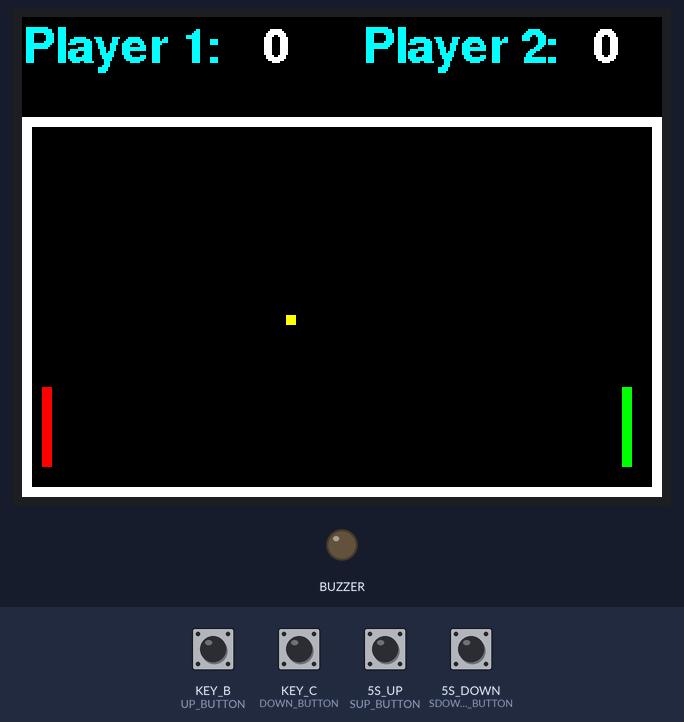
The sketch below on a simulated Seeed Wio Terminal. On the bench: 320×240 colour display, output pins drawn as LEDs (lit = HIGH). Inputs (shaded band) come from the test bench; at power-on: 5S_UP (SUP_BUTTON), KEY_B (UP_BUTTON) HIGH, 5S_DOWN (SDOWN_BUTTON), KEY_C (DOWN_BUTTON) LOW. Random numbers use the default seed unless the sketch sets one.

Above: at 1.5 s.
1.6 s: KEY_B (UP_BUTTON) pulled LOW for 0.3 s
At 2.55 s:
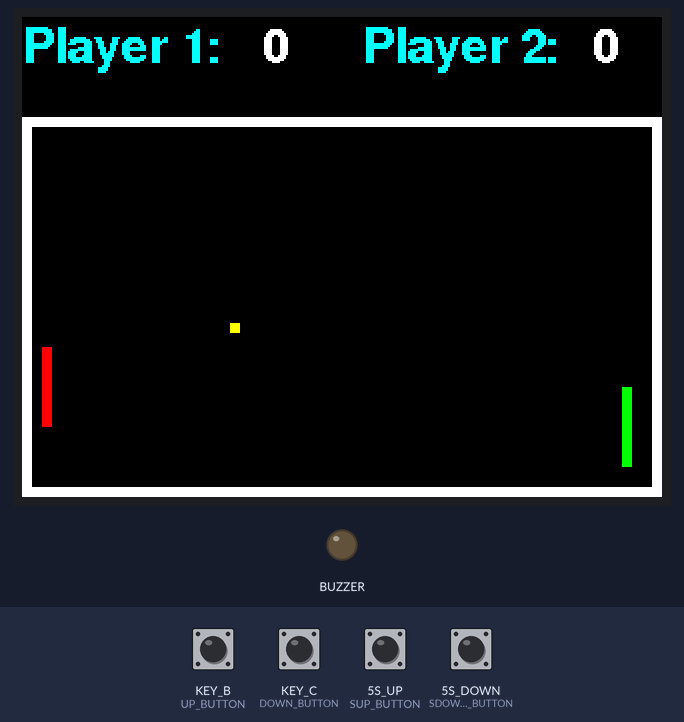
3.6 s: 5S_UP (SUP_BUTTON) pulled LOW for 0.3 s
At 4.56 s:
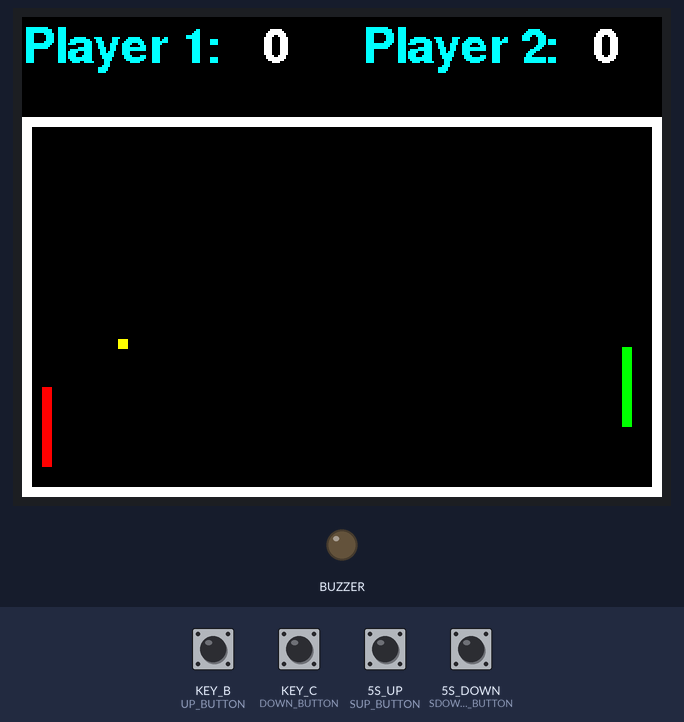
5.6 s: KEY_B (UP_BUTTON) pulled LOW for 1 s
At 6.93 s:
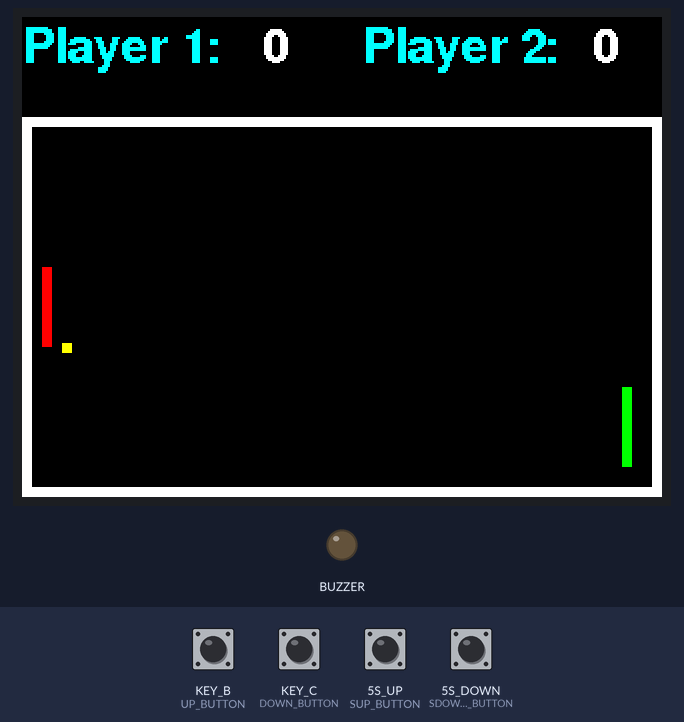
8.1 s: 5S_UP (SUP_BUTTON) pulled LOW for 1 s
At 9.44 s:
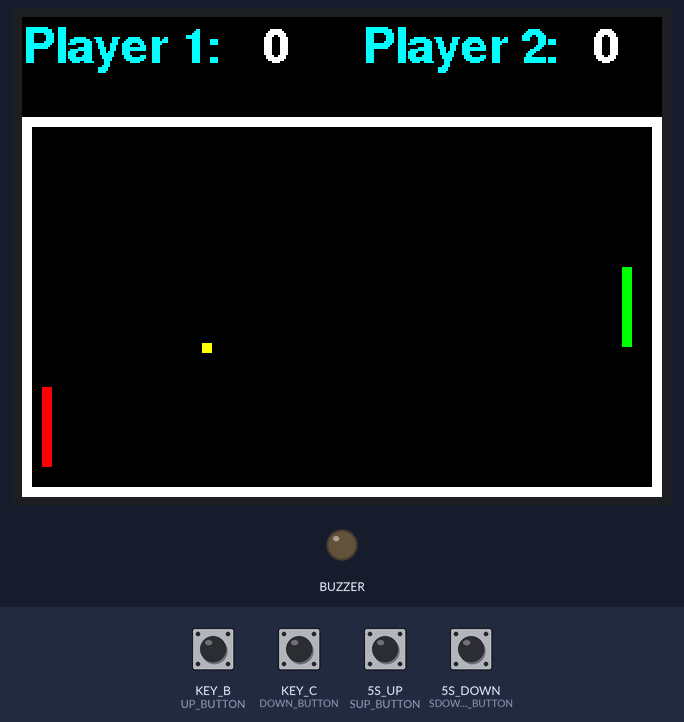
Timing chart, 0 to 11.1 s (numbered marks = the images above; inputs shaded):
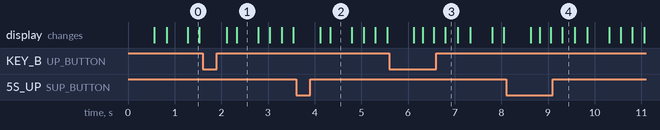

Measured:
- what the display in image 1 shows lasts 0.5 s, from 2.3 s to 2.8 s

The sketch:

two_player_pong.ino
```cpp
/*
  A simple two-player Pong game.
*/
#include <TFT_eSPI.h>
TFT_eSPI tft = TFT_eSPI();
TFT_eSprite spr = TFT_eSprite(&tft); // dbl buffer screen

//Player 2 controls
// Buttons connected to GROVE plugs
//#define SUP_BUTTON BCM3
//#define SDOWN_BUTTON BCM27
// Joystick
#define SUP_BUTTON WIO_5S_UP
#define SDOWN_BUTTON WIO_5S_DOWN

// Player 1 controls
#define UP_BUTTON WIO_KEY_B // left
#define DOWN_BUTTON WIO_KEY_C // middle

#define PLAYER1 0
#define PLAYER2 1

#define TFT_WIDTH 320
#define TFT_HEIGHT 240

#define YOFFSET 50 // court offset in pixels from 0th row.
#define FRAMEWIDTH 5 // pixel width of court frame
#define PADDLE_MOVEMENT 20 // Y pixels to move paddle up/down for button

class Ball;
class Court;

class Paddle {
  public:
    Paddle(int width, int height, int color, int x) : color(color), w(width), h(height), x(x) {
      this->y = (TFT_HEIGHT - YOFFSET - height) / 2 + YOFFSET; //  center paddle vertically on court
    }
    void moveUp(int pixels);
    void moveDown(int pixels);
    void draw();
  private:
    int x, y, w, h, color;
    friend class Ball;
};

void Paddle::moveUp(int pixels) {
  this->y -= pixels;
  if (this->y < YOFFSET + FRAMEWIDTH) {
    this->y = YOFFSET + FRAMEWIDTH;
  }
}
void Paddle::moveDown(int pixels) {
  this->y += pixels;
  if (this->y > TFT_HEIGHT - this->h) { // paddle off the screen?
    this->y -= pixels; // reverse the op.
  }
}
void Paddle::draw() {
  spr.fillRect(this->x, this->y, this->w, this->h, this->color);
}

class Ball {
  public:
    Ball(int d, int color): color(color), d(d) {
      // Ball is square d is both w/h
      reset();
    }
    void update();
    void reset();
    void bounce();
    void draw();
    boolean collide(Paddle &p);
    int x;
  private:
    int y, d, color;
    int vx, vy; // velocity
    friend class Court;
};
boolean Ball::collide(Paddle &p) {
  return this->x < p.x + p.w &&
         this->x + this->d > p.x &&
         this->y < p.y + p.h &&
         this->y + this->d > p.y;
}

void Ball::reset() {
  randomSeed(millis());
  // center ball on court
  this->x = TFT_WIDTH / 2;
  this->y = (TFT_HEIGHT - YOFFSET) / 2 + YOFFSET;
  // with a random velocity
  this->vx = random(4, 8);
  if (random(100) % 2) this->vx = -(this->vx);
  this->vy = random(-8, 8);
}
void Ball::bounce() {
  // Hit a paddle reverse direction with random bounce.
  this->vx = -(this->vx);
  this->vy = random(-8, 8);
}
void Ball::update() {
  this->x += this->vx;
  this->y += this->vy;
}
void Ball::draw() {
  spr.fillRect(this->x, this->y, this->d, this->d, this->color);
}

class Court {
  public:
    Court() {}
    void draw();
    boolean collide(Ball &ball);
    void incScore(uint8_t i) {
      this->score[i]++;
    }
  private:
    int score[2];
};

boolean Court::collide(Ball &ball) {
  if (ball.x > TFT_WIDTH - FRAMEWIDTH || ball.x < FRAMEWIDTH) {
    this->incScore(ball.x < FRAMEWIDTH ? PLAYER1 : PLAYER2);
    return true; // end game - ball exited left or right of court.
  } else  // Test top/bottom walls
  if (ball.y > TFT_HEIGHT - FRAMEWIDTH || ball.y < YOFFSET + FRAMEWIDTH) {
    ball.vy = -ball.vy; // bounce that ball.
  }
  return false;
}
void Court::draw() {
  spr.setFreeFont(&FreeSansBold12pt7b);
  spr.setTextColor(TFT_CYAN);
  spr.drawString("Player 1:", 0, 5, 1);
  spr.drawString("Player 2:", 170, 5, 1);
  spr.setTextColor(TFT_WHITE);
  spr.drawNumber(score[PLAYER1], 120, 5);
  spr.drawNumber(score[PLAYER2], 285, 5);

  // Draw court boundary.
  for (int i = 0; i < FRAMEWIDTH; i++)
    spr.drawRect(i, i + YOFFSET, TFT_WIDTH - i * 2, TFT_HEIGHT - YOFFSET - i * 2, TFT_WHITE);
}

/// PONG MAIN BODY ///

Paddle paddle1 = Paddle(5, 40, TFT_RED, 10); // width of paddle, height of paddle, color, X offset.
Paddle paddle2 = Paddle(5, 40, TFT_GREEN, 300);
Ball ball = Ball(5, TFT_YELLOW); // Dimension of ball (sq), color
Court court = Court();

void refresh() {
  spr.fillSprite(TFT_BLACK);
  court.draw();
  paddle1.draw();
  paddle2.draw();
  ball.draw();
  spr.pushSprite(0, 0);
}

void setup() {
  tft.begin();
  tft.setRotation(3);
  spr.createSprite(TFT_WIDTH, TFT_HEIGHT);

  pinMode(WIO_BUZZER, OUTPUT);
  pinMode(UP_BUTTON, INPUT);
  pinMode(DOWN_BUTTON, INPUT);
  pinMode(SUP_BUTTON, INPUT);
  pinMode(SDOWN_BUTTON, INPUT);
  refresh();
}

void loop() {
  if (digitalRead(UP_BUTTON) == LOW) {
    paddle1.moveUp(PADDLE_MOVEMENT);
  } else if (digitalRead(DOWN_BUTTON) == LOW) {
    paddle1.moveDown(PADDLE_MOVEMENT);
  }
  if (digitalRead(SUP_BUTTON) == LOW) {
    paddle2.moveUp(PADDLE_MOVEMENT);
  } else if (digitalRead(SDOWN_BUTTON) == LOW) {
    paddle2.moveDown(PADDLE_MOVEMENT);
  }
  ball.update(); // move the ball
  if (court.collide(ball)) { // Collided with Side walls?
    ball.reset(); // somebody won!
  } else if (ball.collide(paddle1) || ball.collide(paddle2)) {
    ball.bounce();
  }
  refresh();
  delay(20);
}
```
